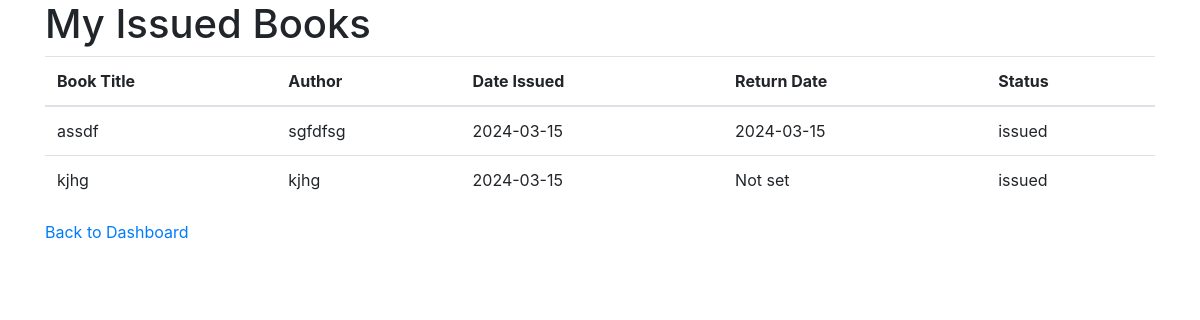
/user_mybooks (signed in), run on the app's committed database.
### app.py (models this page shows)
class Issue(db.Model):
    id = db.Column(db.Integer, primary_key=True)
    user_id = db.Column(db.Integer, db.ForeignKey('user.id'), nullable=False)
    book_id = db.Column(db.Integer, db.ForeignKey('book.id'), nullable=False)
    section_id = db.Column(db.Integer, db.ForeignKey('section.id'), nullable=False)
    date_issued = db.Column(db.DateTime, default=datetime.utcnow, nullable=False)
    return_date = db.Column(db.DateTime, nullable=True)
    status = db.Column(db.String(50), nullable=False, default='issued')

class Book(db.Model):
    id = db.Column(db.Integer, primary_key=True)
    title = db.Column(db.String(150), nullable=False)
    author = db.Column(db.String(100), nullable=False)
    content = db.Column(db.Text, nullable=True)  # Assuming e-books' content is stored as text
    section_id = db.Column(db.Integer, db.ForeignKey('section.id'), nullable=False)
    section = db.relationship('Section', back_populates='books')
    issues = db.relationship('Issue', backref='book', lazy='dynamic')

### app.py (the view)
@app.route('/user_mybooks', methods=['GET'])
def user_mybooks():
    if 'user_id' not in session:
        flash('Please log in to view your books.', 'warning')
        return redirect(url_for('user_login'))
    user_id = session['user_id']
    issued_books = Issue.query.filter_by(user_id=user_id, status='issued').all()
    return render_template('user_mybooks.html', issued_books=issued_books)

### templates/user_mybooks.html (shortened to what this page needs)
<!DOCTYPE html>
<html lang="en">
<head>
    <link rel="stylesheet" href="https://stackpath.bootstrapcdn.com/bootstrap/4.3.1/css/bootstrap.min.css">
</head>
<body>
<div class="container">
    <h1>My Issued Books</h1>
    <table class="table">
        <thead>
            <tr>
                <th>Book Title</th>
                <th>Author</th>
                <th>Date Issued</th>
                <th>Return Date</th>
                <th>Status</th>
            </tr>
        </thead>
        <tbody>
            {% for issue in issued_books %}
            <tr>
                <td>{{ issue.book.title }}</td>
                <td>{{ issue.book.author }}</td>
                <td>{{ issue.date_issued.strftime('%Y-%m-%d') }}</td>
                <td>{{ issue.return_date.strftime('%Y-%m-%d') if issue.return_date else 'Not set' }}</td>
                <td>{{ issue.status }}</td>
            </tr>
            {% else %}
            <tr>
                <td colspan="5">No issued books found.</td>
            </tr>
            {% endfor %}
        </tbody>
    </table>
    <a href="{{ url_for('user_dashboard') }}">Back to Dashboard</a>
</div>
</body>
</html>

### data on the page
Issue: book "assdf", book.author "sgfdfsg", date_issued "2024-03-15", return_date "2024-03-15", status "issued"
Issue: book "kjhg", book.author "kjhg", date_issued "2024-03-15", return_date "Not set", status "issued"
